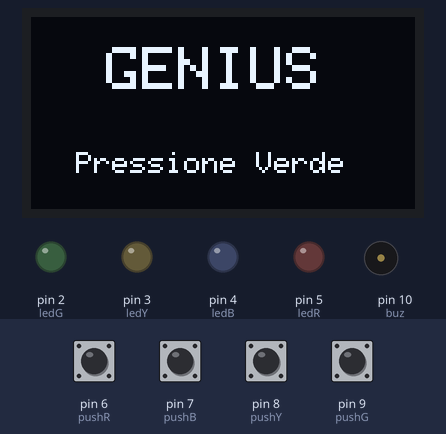
Simulated run of this sketch. Board: Arduino Uno, built with avr-gcc and run on an emulated ATmega328P. Parts: 128×64 one-colour display, output pins drawn as LEDs (lit = HIGH), buzzer (waves = sounding). Inputs (shaded band) come from the test bench; at power-on: pin 6 (pushR), pin 7 (pushB), pin 8 (pushY), pin 9 (pushG) LOW. Random numbers use the default seed unless the sketch sets one; EEPROM starts erased.

Above: at 0.8 s.
0.9 s: pin 9 (pushG) pulled HIGH for 0.15 s
At 2.1 s:
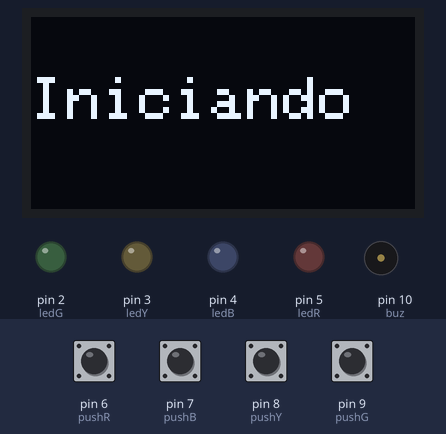
4.0 s: pin 6 (pushR) pulled HIGH for 1 s
At 7.1 s:
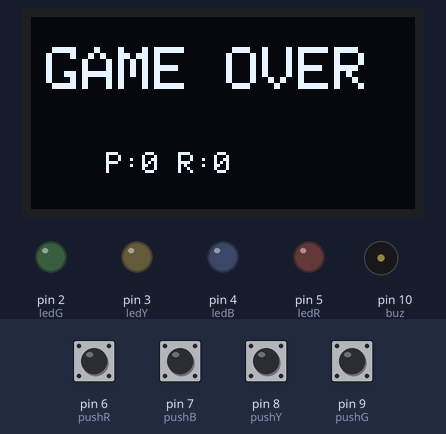
12.3 s: pin 9 (pushG) pulled HIGH for 0.15 s
At 17.4 s:
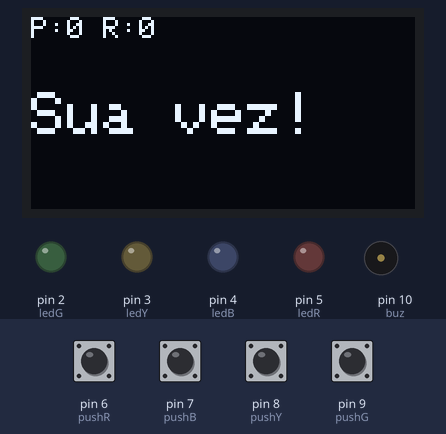
17.7 s: pin 6 (pushR) pulled HIGH for 0.15 s
At 19.6 s:
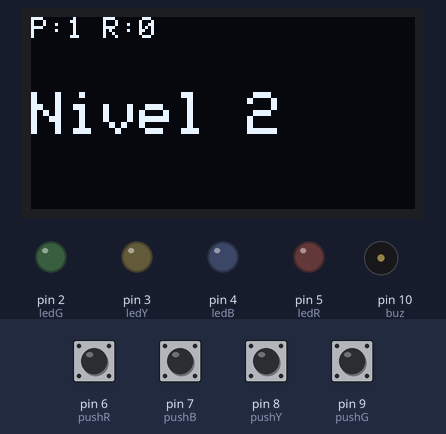
20.8 s: pin 8 (pushY) pulled HIGH for 1 s
At 28.6 s:
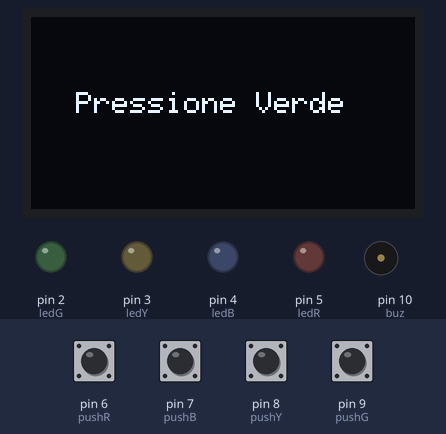
Timing chart, 0 to 29.2 s (numbered marks = the images above; inputs shaded):
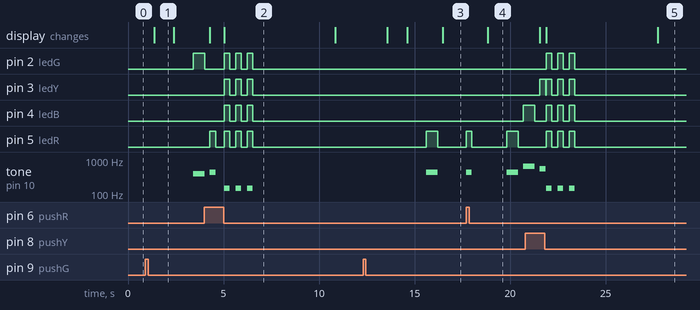

Measured:
- after the input at 0.9 s, pin 2 (ledG): LOW → HIGH after 2.5 s; tone on pin 10 (buz): silent → 392 Hz after 2.5 s; the display: changes after 0.48 s (image 1)
- after the input at 4.0 s, pin 3 (ledY), pin 4 (ledB): alternates HIGH for 0.30 s and LOW for 0.30 s, 6 changes in all, then stays LOW, starting after 1.0 s; pin 5 (ledR): LOW → HIGH after 0.28 s, → LOW 0.30 s later, → HIGH 0.44 s later, → LOW 0.30 s later, … (8 changes in this stretch)
- after the input at 12.3 s, pin 5 (ledR): LOW → HIGH after 3.3 s, → LOW 0.60 s later; tone on pin 10 (buz): silent → 440 Hz after 3.3 s, → silent 0.60 s later; the display: first changes after 1.3 s (image 3 shows a later state)
- after the input at 17.7 s, pin 4 (ledB): LOW → HIGH after 3.0 s; pin 5 (ledR): LOW → HIGH at once, → LOW 0.30 s later, → HIGH 1.8 s later, → LOW 0.60 s later; tone on pin 10 (buz): plays 440 Hz for 0.30 s, 440 Hz for 0.60 s, 659 Hz for 0.12 s, starting at once; the display: changes after 1.1 s (image 4)
- after the input at 20.8 s, pin 2 (ledG), pin 5 (ledR): alternates HIGH for 0.30 s and LOW for 0.30 s, 6 changes in all, then stays LOW, starting after 1.1 s
- what the display in image 1 shows lasts 1.0 s, from 1.4 s to 2.4 s

The sketch:

genius_wokwi1.1.ino
```cpp
// Mudança feita: adição de registro de valor de recorde

#include <Wire.h>
#include <Adafruit_GFX.h>
#include <Adafruit_SSD1306.h>
#include <EEPROM.h>

// OLED
#define SCREEN_WIDTH 128
#define SCREEN_HEIGHT 64

Adafruit_SSD1306 display(SCREEN_WIDTH, SCREEN_HEIGHT, &Wire, -1);

// LEDs
#define ledG 2
#define ledY 3
#define ledB 4
#define ledR 5

// Botões
#define pushR 6
#define pushB 7
#define pushY 8
#define pushG 9

// Buzzer
#define buz 10

// Até a fase 90
byte sequencia[90];

int rodada = 0;
int recorde = 0;
bool gameOver = false;

int leds[4] = {ledG, ledR, ledY, ledB};
int tons[4] = {392, 440, 554, 659};

void setup() {

  pinMode(ledG, OUTPUT);
  pinMode(ledR, OUTPUT);
  pinMode(ledY, OUTPUT);
  pinMode(ledB, OUTPUT);

  pinMode(pushG, INPUT);
  pinMode(pushR, INPUT);
  pinMode(pushY, INPUT);
  pinMode(pushB, INPUT);

  pinMode(buz, OUTPUT);

  // Inicializa OLED
  if (!display.begin(SSD1306_SWITCHCAPVCC, 0x3C)) {
    while (true);
  }

  display.setTextColor(SSD1306_WHITE);

  // Recupera o recorde salvo
  recorde = EEPROM.read(0);

  if (recorde > 90) {
    recorde = 0;
    EEPROM.update(0, recorde);
  }

  display.clearDisplay();
  display.setTextSize(2);
  display.setCursor(25, 10);
  display.print("GENIUS");

  display.setTextSize(1);
  display.setCursor(15, 45);
  display.print("Pressione Verde");
  display.display();

  // Aguarda pressionar o verde
  while (digitalRead(pushG) == LOW);

  // Aguarda soltar o botão
  while (digitalRead(pushG) == HIGH);

  randomSeed(millis());

  delay(300);
}

void loop() {

  // REMOVIDO: segunda espera pelo botão verde

  rodada = 0;
  gameOver = false;

  display.clearDisplay();
  display.setTextSize(2);
  display.setCursor(0, 20);
  display.print("Iniciando");
  display.display();

  delay(1000);

  while (!gameOver) {

    sequencia[rodada] = random(4);
    rodada++;

    display.clearDisplay();

    display.setTextSize(1);
    display.setCursor(0, 0);
    display.print("P:");
    display.print(rodada - 1);

    display.print(" R:");
    display.print(recorde);

    display.setTextSize(2);
    display.setCursor(0, 25);
    display.print("Nivel ");
    display.print(rodada);

    display.display();

    delay(1000);

    mostrarSequencia();

    display.clearDisplay();

    display.setTextSize(1);
    display.setCursor(0, 0);
    display.print("P:");
    display.print(rodada - 1);

    display.print(" R:");
    display.print(recorde);

    display.setTextSize(2);
    display.setCursor(0, 25);
    display.print("Sua vez!");

    display.display();

    if (!jogadorAcertou()) {

      if ((rodada - 1) > recorde) {
        recorde = rodada - 1;
        EEPROM.update(0, recorde);
      }

      gameOver = true;

      display.clearDisplay();

      display.setTextSize(2);
      display.setCursor(5, 10);
      display.print("GAME OVER");

      display.setTextSize(1);
      display.setCursor(25, 45);
      display.print("P:");
      display.print(rodada - 1);

      display.print(" R:");
      display.print(recorde);

      display.display();

      for (int i = 0; i < 3; i++) {

        tone(buz, 150);

        digitalWrite(ledG, HIGH);
        digitalWrite(ledR, HIGH);
        digitalWrite(ledY, HIGH);
        digitalWrite(ledB, HIGH);

        delay(300);

        noTone(buz);

        digitalWrite(ledG, LOW);
        digitalWrite(ledR, LOW);
        digitalWrite(ledY, LOW);
        digitalWrite(ledB, LOW);

        delay(300);
      }

      delay(4000);

      display.clearDisplay();
      display.setTextSize(1);
      display.setCursor(15, 25);
      display.print("Pressione Verde");
      display.display();

      // Aguarda pressionar o verde
      while (digitalRead(pushG) == LOW);

      // Aguarda soltar o verde
      while (digitalRead(pushG) == HIGH);

      delay(300);
    }

    if (rodada == 90 && !gameOver) {

      if (rodada > recorde) {
        recorde = rodada;
        EEPROM.update(0, recorde);
      }

      display.clearDisplay();
      display.setTextSize(2);
      display.setCursor(5, 10);
      display.print("PARABENS!");

      display.setTextSize(1);
      display.setCursor(40, 45);
      display.print("Fase 90");
      display.display();

      int notas[] = {523, 659, 784, 1047};
      int dur[] = {200, 200, 200, 500};

      for (int i = 0; i < 4; i++) {

        tone(buz, notas[i]);

        digitalWrite(ledG, HIGH);
        digitalWrite(ledR, HIGH);
        digitalWrite(ledY, HIGH);
        digitalWrite(ledB, HIGH);

        delay(dur[i]);

        noTone(buz);

        digitalWrite(ledG, LOW);
        digitalWrite(ledR, LOW);
        digitalWrite(ledY, LOW);
        digitalWrite(ledB, LOW);

        delay(150);
      }

      while (true);
    }

    delay(800);
  }
}

void mostrarSequencia() {

  for (int i = 0; i < rodada; i++) {

    digitalWrite(leds[sequencia[i]], HIGH);

    tone(buz, tons[sequencia[i]]);

    delay(600);

    digitalWrite(leds[sequencia[i]], LOW);

    noTone(buz);

    delay(250);
  }
}

bool jogadorAcertou() {

  for (int i = 0; i < rodada; i++) {

    int resposta = -1;

    while (resposta == -1) {

      if (digitalRead(pushG) == HIGH) resposta = 0;
      if (digitalRead(pushR) == HIGH) resposta = 1;
      if (digitalRead(pushY) == HIGH) resposta = 2;
      if (digitalRead(pushB) == HIGH) resposta = 3;
    }

    digitalWrite(leds[resposta], HIGH);

    tone(buz, tons[resposta]);

    delay(300);

    digitalWrite(leds[resposta], LOW);

    noTone(buz);

    while (
      digitalRead(pushG) == HIGH ||
      digitalRead(pushR) == HIGH ||
      digitalRead(pushY) == HIGH ||
      digitalRead(pushB) == HIGH
    );

    if (resposta != sequencia[i]) {
      return false;
    }
  }

  return true;
}
```
